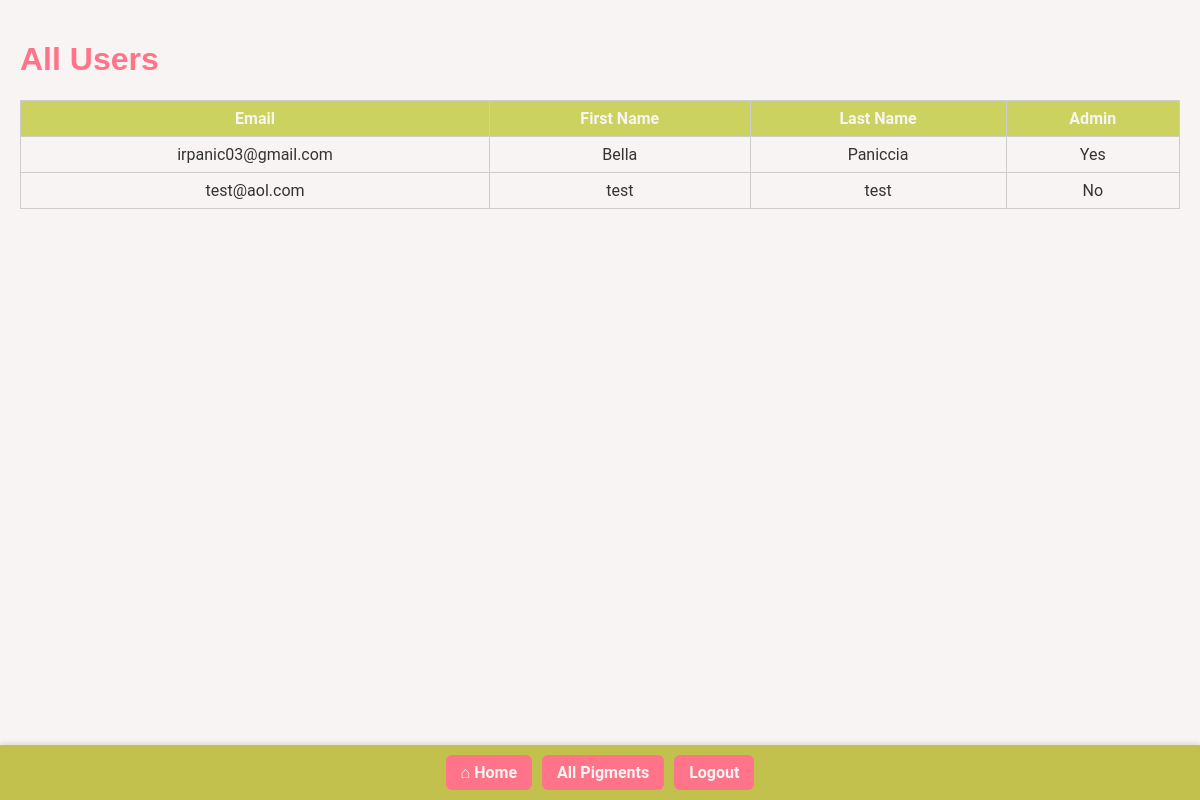
Before: /admin/users (signed in) with the older database file.
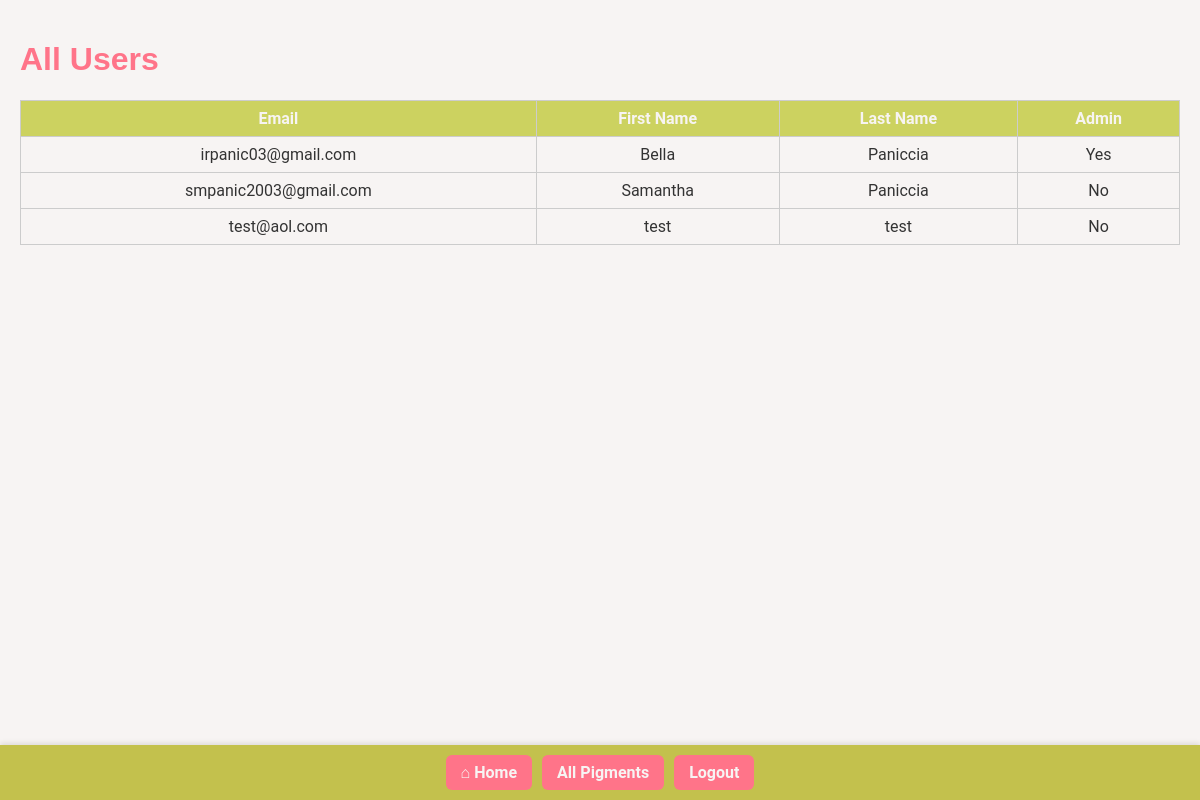
After: the same page with the newer database file.
### app.py (models this page shows, shortened)
class User(db.Model, UserMixin):
    id = db.Column(db.Integer, primary_key=True)
    username = db.Column(db.String(150), unique=True, nullable=False)
    email = db.Column(db.String(120), unique=True, nullable=False)
    first_name = db.Column(db.String(120), nullable=False)
    last_name = db.Column(db.String(120), nullable=False)
    password_hash = db.Column(db.String(128))
    is_admin = db.Column(db.Boolean, default=False)
    saved_pigments = db.relationship(
        'Pigment',
        secondary=saved_pigments,
        backref=db.backref('users_who_saved', lazy='dynamic'),
        lazy='dynamic'
    )

### app.py (the view)
@app.route('/admin/users')
@admin_required
def admin_users():
    users = User.query.order_by(User.username).all()
    return render_template('admin_users.html', users=users)

### app.py (called while the page is built)
@login_manager.user_loader
def load_user(user_id):
    return User.query.get(int(user_id))

def admin_required(func):
    @wraps(func)
    def wrapper(*args, **kwargs):
        if not current_user.is_authenticated or not current_user.is_admin:
            flash("Admin access required")
            return redirect(url_for('login'))
        return func(*args, **kwargs)
    return wrapper

### templates/admin_users.html (shortened to what this page needs)
<!DOCTYPE html>
<html lang="en">
<head>
  <link rel="stylesheet" href="{{ url_for('static', filename='style.css') }}">
</head>
<body>
<h1>All Users</h1>
<table class="pigment-table">
  <thead>
  <tr>
    <th>Email</th>
    <th>First Name</th>
    <th>Last Name</th>
    <th>Admin</th>
  </tr>
  </thead>
  <tbody>
  {% for user in users %}
  <tr>
    <td>{{ user.email }}</td>
    <td>{{ user.first_name }}</td>
    <td>{{ user.last_name }}</td>
    <td>{{ "Yes" if user.is_admin else "No" }}</td>
  </tr>
  {% endfor %}
  </tbody>
</table>
<div class="navbar-b">
  <a href="{{ url_for('home') }}">⌂ Home</a>
  <a href="{{ url_for('view') }}">All Pigments</a>
  <a href="{{ url_for('logout') }}">Logout</a>
</div>
</body>
</html>

### static/style.css (style rules this page uses)
body { font-family: 'Roboto', sans-serif; background-color: #F7F4F3; color: #333; margin: 0; padding: 20px; }
h1, h2, h3 { font-family: 'Poppins', sans-serif; color: #ff7489; }
.navbar-b { position: fixed; bottom: 0; left: 0; width: 100%; background-color: #c3c14d; color: #F7F4F3; display: flex; justify-content: center; padding: 10px 0; z-index: 1000; box-shadow: 0 -2px 5px rgba(0,0,0,0.1); }
.navbar-b a { text-decoration: none; color: #F7F4F3; font-weight: 600; padding: 8px 15px; margin: 0 5px; border-radius: 6px; background-color: #ff7489; transition: background-color 0.3s; }
.pigment-table { width: 100%; border-collapse: collapse; margin-top: 15px; }
.pigment-table th, .pigment-table td { border: 1px solid #ccc; padding: 8px; text-align: center; vertical-align: middle; }
.pigment-table th { background-color: #CCD260; color: #F7F4F3; }
.pigment-table tr:nth-child(even) { background-color: #F7F4F3; }

Changed rows visible on the page:
added User: email "smpanic2003@gmail.com", first_name "Samantha", last_name "Paniccia", is_admin "No"
